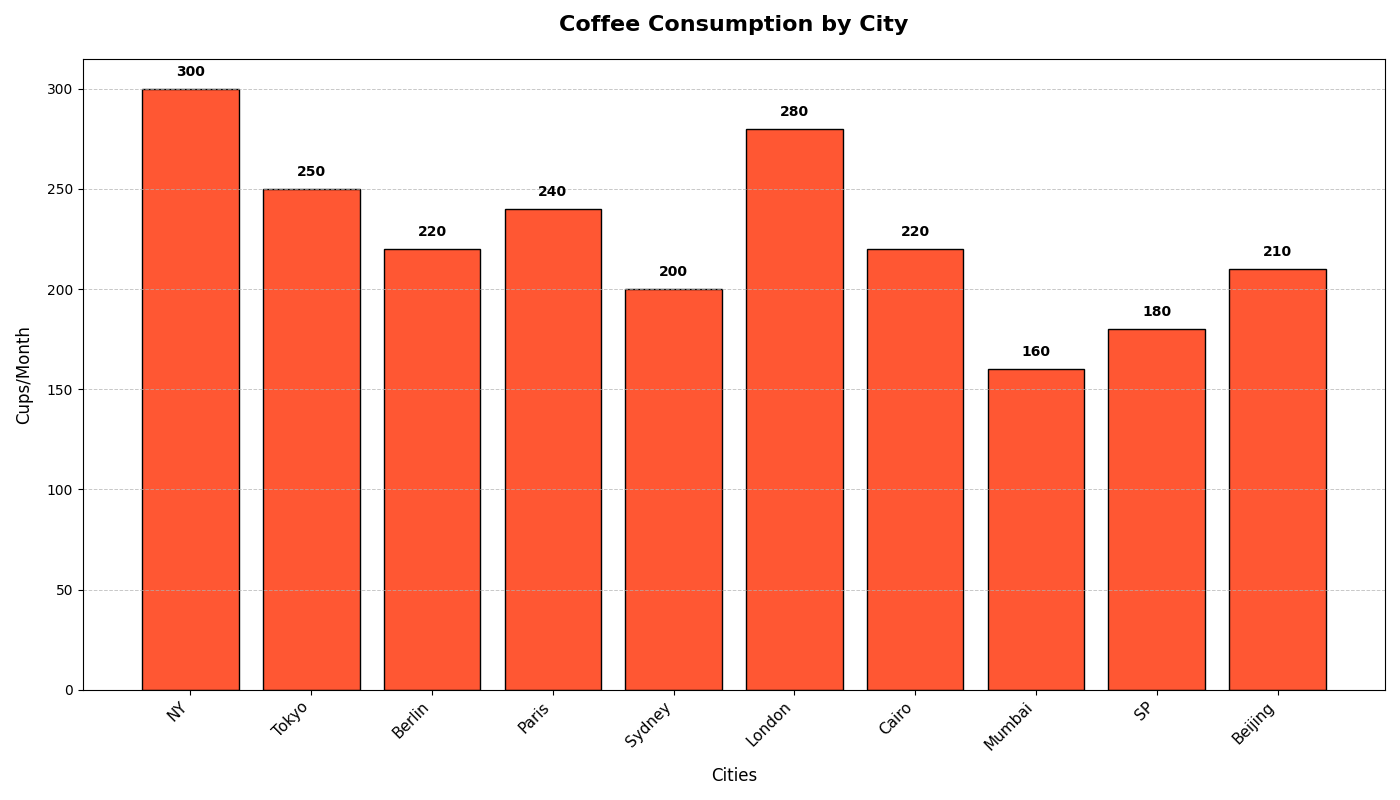

Write Python code to recreate this figure.
import matplotlib.pyplot as plt
import numpy as np

cities = ['NY', 'Tokyo', 'Berlin', 'Paris', 'Sydney', 'London', 'Cairo', 'Mumbai', 'SP', 'Beijing']
coffee_consumption = [300, 250, 220, 240, 200, 280, 220, 160, 180, 210]

fig, ax = plt.subplots(figsize=(14, 8))

single_color = '#FF5733'
bars = ax.bar(cities, coffee_consumption, color=single_color, edgecolor='black')

for bar, consumption in zip(bars, coffee_consumption):
    yval = bar.get_height()
    ax.text(bar.get_x() + bar.get_width() / 2, yval + 5, f'{consumption}', ha='center', va='bottom', fontsize=10, fontweight='bold', color='black')

ax.set_title('Coffee Consumption by City', fontsize=16, fontweight='bold', pad=20)
ax.set_xlabel('Cities', fontsize=12, labelpad=10)
ax.set_ylabel('Cups/Month', fontsize=12, labelpad=10)

ax.set_xticks(np.arange(len(cities)))
ax.set_xticklabels(cities, rotation=45, ha='right', fontsize=11)
ax.yaxis.grid(True, linestyle='--', linewidth=0.7, alpha=0.7)

plt.tight_layout()
plt.show()
